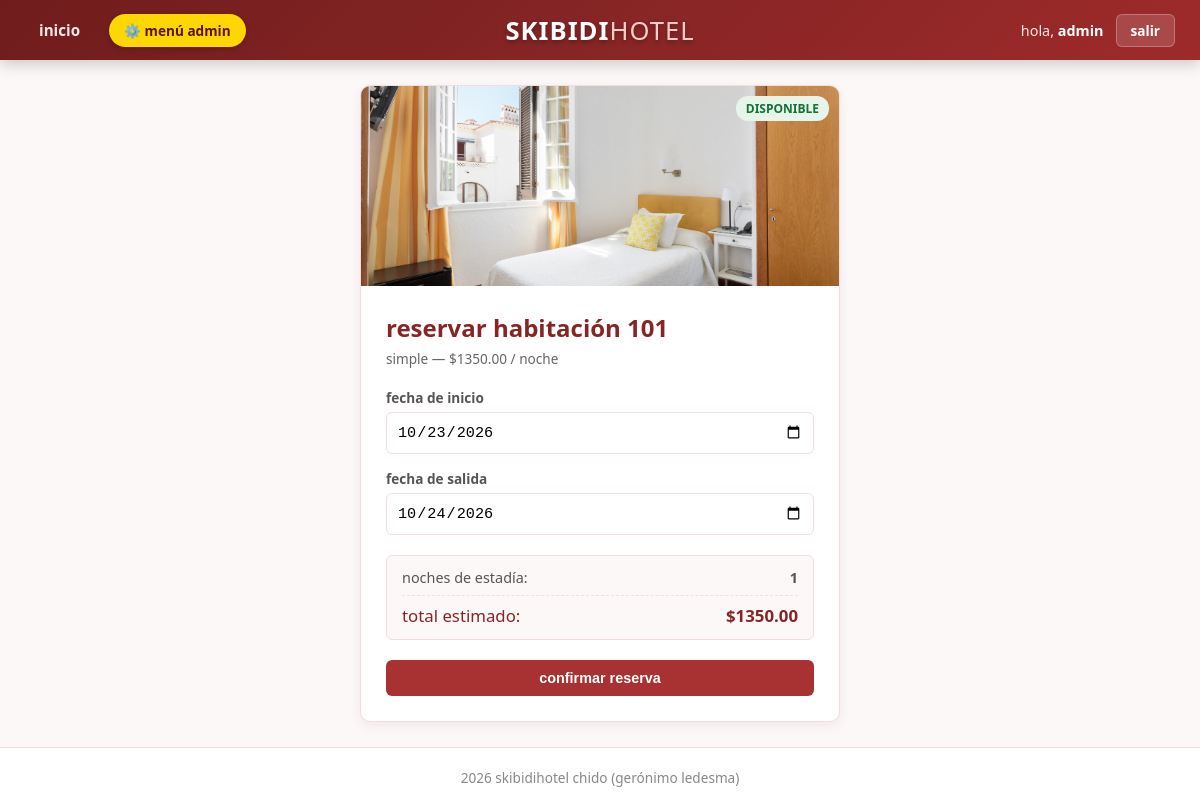
/views/cliente/reservar.php?numero=101 (signed in), run on the app's committed database.
### tables this page shows
CREATE TABLE habitaciones (
    numero INT PRIMARY KEY,
    tipo ENUM('simple', 'doble', 'suite') NOT NULL,
    precio DECIMAL(10,2) NOT NULL,
    capacidad INT NOT NULL,
    descripcion TEXT,
    estado ENUM('disponible', 'mantenimiento', 'inactiva') NOT NULL DEFAULT 'disponible',
    imagen VARCHAR(255)
);

### views/cliente/reservar.php (the view, shortened to what this page needs)
<?php
$numero_habitacion = $_GET['numero'] ?? null;
$db = Conexion::obtenerInstancia()->getPdo();
$stmt = $db->prepare("SELECT * FROM habitaciones WHERE numero = ?");
$stmt->execute([$numero_habitacion]);
$habitacion = $stmt->fetch();
$precio_por_noche = $habitacion['precio'];
$fecha_in = $_POST['fecha_in'] ?? date('Y-m-d');
$fecha_out = $_POST['fecha_out'] ?? date('Y-m-d', strtotime('+1 day'));
$hoy = date('Y-m-d');
$min_out = date('Y-m-d', strtotime('+1 day'));
require_once __DIR__ . '/../../includes/header.php';
?>
<div class="auth-container" style="min-height: auto; padding: 10px 0;">
    <div class="auth-card" style="max-width: 480px; padding: 0; overflow: hidden;">
        <div class="card-img-container" style="height: 200px;">
            <img src="<?php echo htmlspecialchars($habitacion['imagen']); ?>" alt="Habitación <?php echo htmlspecialchars($habitacion['numero']); ?>" class="card-img">
            <span class="badge-estado <?php echo strtolower($habitacion['estado']); ?>"><?php echo htmlspecialchars($habitacion['estado']); ?></span>
        </div>
        <div style="padding: 25px;">
            <h2>reservar habitación <?php echo htmlspecialchars($habitacion['numero']); ?></h2>
            <p class="auth-subtitle"><?php echo htmlspecialchars($habitacion['tipo']); ?> — $<span id="precio-noche"><?php echo htmlspecialchars($precio_por_noche); ?></span> / noche</p>
            <form method="POST" class="auth-form">
                <div class="form-group">
                    <label>fecha de inicio</label>
                    <input type="date" name="fecha_in" id="fecha_in" value="<?php echo htmlspecialchars($fecha_in); ?>" min="<?php echo $hoy; ?>" required>
                </div>
                <div class="form-group">
                    <label>fecha de salida</label>
                    <input type="date" name="fecha_out" id="fecha_out" value="<?php echo htmlspecialchars($fecha_out); ?>" min="<?php echo $min_out; ?>" required>
                </div>
                <div class="reserva-resumen">
                    <div class="resumen-item">
                        <span>noches de estadía:</span>
                        <strong id="val-noches">0</strong>
                    </div>
                    <div class="resumen-item total">
                        <span>total estimado:</span>
                        <strong>$<span id="val-total">0.00</span></strong>
                    </div>
                </div>
                <button type="submit" class="btn-submit">confirmar reserva</button>
            </form>
        </div>
    </div>
</div>
<?php require_once __DIR__ . '/../../includes/footer.php'; ?>

### css/style.css (style rules this page uses)
* { box-sizing: border-box; margin: 0; padding: 0; }
body { font-family: 'Segoe UI', Tahoma, Geneva, Verdana, sans-serif; background-color: #fcf8f8; color: #333; display: flex; flex-direction: column; min-height: 100vh; }
.card-img-container { position: relative; width: 100%; height: 150px; }
.card-img { width: 100%; height: 100%; object-fit: cover; }
.badge-estado { position: absolute; top: 10px; right: 10px; font-size: 0.75rem; font-weight: bold; text-transform: uppercase; padding: 4px 10px; border-radius: 12px; background: rgba(255, 255, 255, 0.9); }
.badge-estado.disponible { background-color: #e6f4ea; color: #137333; }
.auth-container { display: flex; justify-content: center; align-items: center; min-height: 65vh; }
.auth-card { background: #fff; padding: 30px; border-radius: 10px; border: 1px solid #f2dede; box-shadow: 0 4px 12px rgba(135, 37, 37, 0.08); width: 100%; max-width: 400px; }
.auth-card h2 { font-size: 1.5rem; color: #872525; margin-bottom: 5px; }
.auth-subtitle { color: #666; font-size: 0.85rem; margin-bottom: 20px; }
.auth-form .form-group { margin-bottom: 15px; }
.auth-form label { display: block; font-size: 0.85rem; color: #555; margin-bottom: 5px; font-weight: 600; }
.auth-form input { width: 100%; padding: 10px; border: 1px solid #f2dede; border-radius: 6px; font-size: 0.95rem; outline: none; transition: border-color 0.2s; }
.btn-submit { display: block; width: 100%; background-color: #a83232; color: white; text-align: center; padding: 10px; border-radius: 6px; text-decoration: none; font-weight: 600; font-size: 0.9rem; transition: background 0.2s; border: none; cursor: pointer; margin-top: 10px; }
.reserva-resumen { background-color: #fcf8f8; border: 1px solid #f2dede; border-radius: 6px; padding: 12px 15px; margin: 20px 0; }
.resumen-item { display: flex; justify-content: space-between; font-size: 0.9rem; color: #555; margin-bottom: 6px; }
.resumen-item:last-child { margin-bottom: 0; }
.resumen-item.total { border-top: 1px dashed #f2dede; padding-top: 8px; margin-top: 8px; font-size: 1.05rem; color: #872525; }

### data on the page
habitaciones: imagen (picture), estado "DISPONIBLE", numero "101", tipo "simple", precio "1350.00"

### other printed values
$_SESSION['usuario_actual']['nombres'] "admin"
